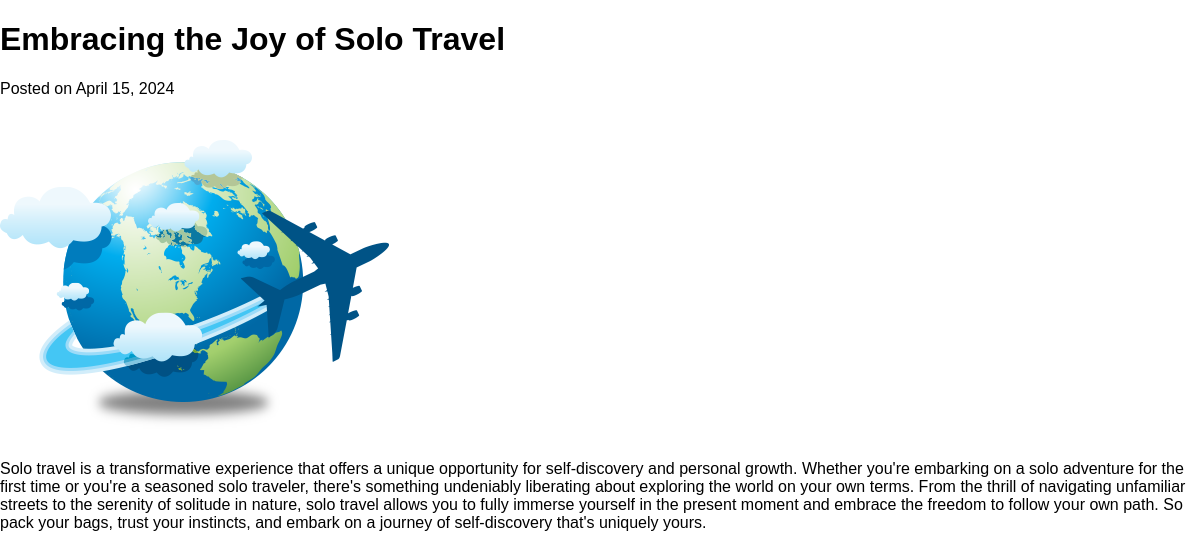
Screenshot of /post/3/ with the database file from the repository.
### myapp/models.py (models this page shows, shortened)
class Post(models.Model):
    title = models.CharField(max_length=255)
    post_date = models.DateField()
    image = models.ImageField(upload_to='static/images/', blank=True, null=True)
    paragraph = models.TextField(max_length=2047)
    more_details_for_the_dedicated_page = models.TextField(max_length=1000, default=' ')

### myapp/views.py (the view)
# urls.py: path('post/<int:post_id>/', views.post_detail, name='post_detail'),
def post_detail(request, post_id):
    post = get_object_or_404(Post, pk=post_id)
    return render(request, 'post_detail.html', {'post': post})

### myapp/templates/post_detail.html (shortened to what this page needs)
<!DOCTYPE html>
<html lang="en">
<head>
    <link rel="stylesheet" type="text/css" href="../static/index.css">
</head>
<body>
    <h1>{{ post.title }}</h1>
    <p>Posted on {{ post.post_date }}</p>
    <img src="{{ post.image.url }}" alt="{{ post.title }}">
    <p>{{ post.paragraph }}</p>
</body>
</html>

### myapp/static/index.css (style rules this page uses)
body { font-family: Arial, sans-serif; margin: 0; padding: 0; min-height: 100vh; }

### rows the page displays
Post: title "Embracing the Joy of Solo Travel", post_date "April 15, 2024", image (picture), paragraph "Solo travel is a transformative experience that offers a unique opportunity for self-discovery and personal growth. Whether you're embarking on a solo adventure for the first time or you're a seasoned solo traveler, there's something undeniably liberating about exploring the world on your own terms. From the thrill of navigating unfamiliar streets to the serenity of solitude in nature, solo travel allows you to fully immerse yourself in the present moment and embrace the freedom to follow your own path. So pack your bags, trust your instincts, and embark on a journey of self-discovery that's uniquely yours."
